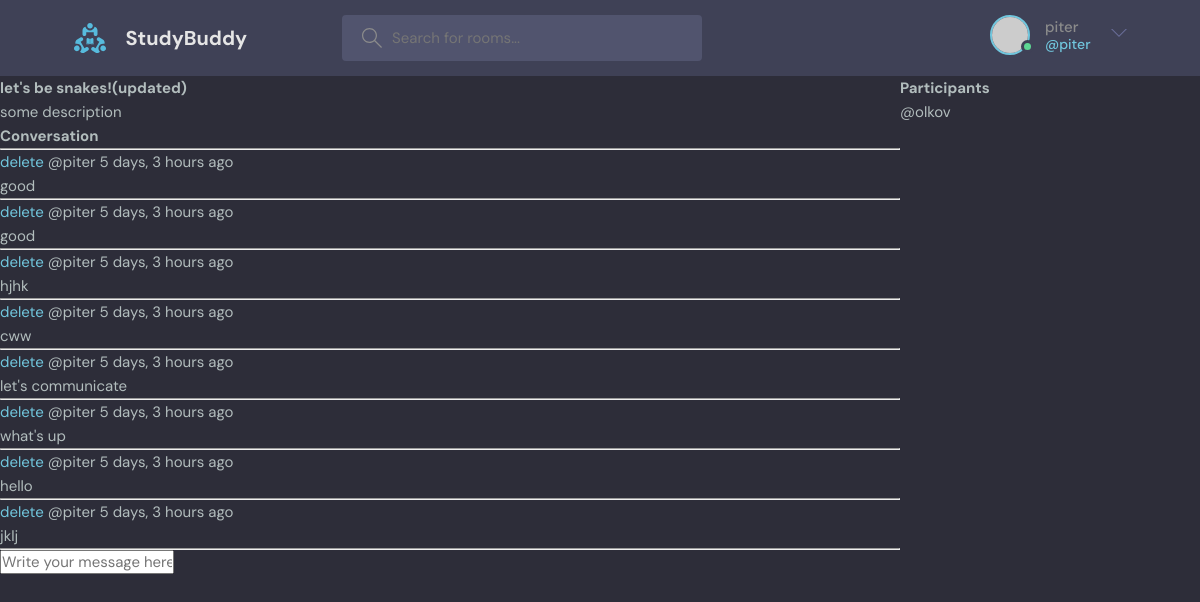
The app's page /room/10/ (signed in) with its own data.
### base/models.py (models this page shows, shortened)
class Room(models.Model):
    host = models.ForeignKey(User, on_delete=models.SET_NULL, null=True)
    topic = models.ForeignKey(Topic, on_delete=models.SET_NULL, null=True)
    name = models.CharField(max_length=200)
    description = models.TextField(null=True, blank=True)
    participants = models.ManyToManyField(User, related_name='participants', blank=True)
    updated = models.DateTimeField(auto_now=True)
    created = models.DateTimeField(auto_now_add=True)
    class Meta:
        ordering = ['-updated', '-created']

class Message(models.Model):
    user = models.ForeignKey(User, on_delete=models.CASCADE)
    room = models.ForeignKey(Room, on_delete=models.CASCADE)
    body = models.TextField()
    updated = models.DateTimeField(auto_now=True)
    created = models.DateTimeField(auto_now_add=True)
    class Meta:
        ordering = ['-updated', '-created']

### base/views.py (the view, shortened to what this page needs)
# urls.py: path('room/<int:pk>/', views.room, name='room'),
def room(request, pk):
    room = get_object_or_404(Room, pk=pk)
    room_messages = room.message_set.all()
    participants = room.participants.all()
    context = {
        "room": room,
        'room_messages': room_messages,
        'participants': participants
    }
    return render(request, 'base/room.html', context)

### base/templates/base/room.html (shortened to what this page needs)
{% extends 'main.html' %}
{% block content %}
    <div class="room-container">
        <div>
            <h1>
                {{ room.name }}
            </h1>
            <p>{{ room.description }}</p>
            <div class="comment-wrapper">
                <h3>Conversation</h3>
                <hr>
                {% for message in room_messages %}
                    <div>
                        {% if request.user == message.user %}
                            <a href="{% url 'delete-message' message.id %}">delete</a>
                        {% endif %}
                        <small>@{{ message.user }} {{ message.created|timesince }} ago</small>
                        <p>{{ message.body }}</p>
                        <hr>
                    </div>
                {% endfor %}
            </div>
            {% if request.user.is_authenticated %}
                <div class="comment-form">
                    <form action="" method="post">
                        <input type="text" name="body" placeholder="Write your message here...">
                    </form>
                </div>
            {% endif %}
        </div>
        <div>
            <h3>Participants</h3>
            {% for participant in participants %}
                <div>
                    <p>@{{ participant.username }}</p>
                </div>
            {% endfor %}
        </div>
    </div>
{% endblock %}

### templates/navbar.html (shortened to what this page needs)
{% load static %}
<header class="header header--loggedIn">
    <div class="container">
        <a href="/" class="header__logo">
            <img src="{% static 'images/logo.svg' %}"/>
            <h1>StudyBuddy</h1>
        </a>
        <form action="{% url 'home' %}" method="GET" class="header__search">
            <label>
                <input type="text" name="q" placeholder="Search for rooms..."/>
            </label>
        </form>
        <nav class="header__menu">
            <div class="header__user">
                {% if request.user.is_authenticated %}
                    <a href="{% url 'user-profile' request.user.id %}">
                        <div class="avatar avatar--medium active">
                            <img src="https://randomuser.me/api/portraits/men/37.jpg"/>
                        </div>
                        <p>{{ user.username }} <span>@{{ user.username }}</span></p>
                    </a>
                    <button class="dropdown-button">
                        <svg version="1.1" xmlns="http://www.w3.org/2000/svg" width="32" height="32"
                             viewBox="0 0 32 32">
                            <title>chevron-down</title>
                            <path d="M16 21l-13-13h-3l16 16 16-16h-3l-13 13z"></path>
                        </svg>
                    </button>
                {% else %}
                    <a href="{% url 'login' %}">
              <img src="{% static 'images/avatar.svg' %}" />
              <p>Login</p>
            </a>
                {% endif %}
            </div>
        </nav>
    </div>
</header>

### static/styles/style.css (style rules this page uses)
:root { --color-main: #71c6dd; --color-main-light: #e1f6fb; --color-dark: #3f4156; --color-dark-medium: #51546e; --color-dark-light: #696d97; --color-light: #e5e5e5; --color-gray: #8b8b8b; --color-light-gray: #b2bdbd; --color-bg: #2d2d39; --color-success: #5dd693; --color-error: #fc4b0b; }
* { font-family: "DM Sans", -apple-system, BlinkMacSystemFont, "Segoe UI", Roboto, Oxygen, Ubuntu, Cantarell, "Open Sans", "Helvetica Neue", sans-serif; margin: 0; padding: 0; box-sizing: border-box; text-rendering: optimizeLegibility; font-size: inherit; }
html { font-size: 56.25%; }
@media only screen and (min-width: 1200px) { html { font-size: 62.5%; } }
body { line-height: 1.6; font-weight: 400; font-size: 1.5rem; color: var(--color-light-gray); background-color: var(--color-bg); min-height: 100vh; }
img { width: 100%; }
a { display: inline-block; color: var(--color-main); text-decoration: none; }
.container { max-width: 120rem; width: 90%; margin: auto; }
.avatar { position: relative; display: inline-block; border-radius: 50%; border: 2px solid var(--color-main); }
.avatar img { display: block; border-radius: 50%; object-fit: cover; object-position: center; }
.avatar::after { content: ""; display: block; position: absolute; background-color: var(--color-gray); z-index: 111; border-radius: 50%; border: 0.3rem solid var(--color-dark); }
.avatar.active::after { background-color: var(--color-success); }
.avatar.avatar--medium img { width: 3.6rem; height: 3.6rem; border-radius: 50%; }
.avatar.avatar--medium:after { width: 0.7rem; height: 0.7rem; bottom: 0px; right: -6px; }
.header { padding: 1.5rem; background-color: var(--color-dark); }
.header > .container { display: flex; gap: 9.5rem; }
.header__logo, .header__user { display: flex; gap: 2rem; align-items: center; }
.header__logo > img { height: 3.2rem; width: 3.2rem; }
.header__logo > h1 { font-weight: 700; font-size: 2rem; color: var(--color-light); }
.header__search > label { background-color: var(--color-dark-medium); padding: 1.3rem 1rem; display: flex; align-items: center; gap: 1rem; border-radius: 4px; }
.header__search svg { fill: var(--color-gray); width: 2rem; height: 2rem; margin-left: 1rem; }
.header__search input { width: 30rem; background: transparent; border: none; outline: none; color: var(--color-light); }
.header__menu { margin-left: auto; position: relative; }
.header__menu a { display: flex; gap: 1.5rem; align-items: center; font-weight: 500; text-decoration: none; color: var(--color-gray); }
.header__menu img { height: 3.6rem; }
.header__menu p { line-height: 1.2; }
.header__menu span { color: var(--color-main); font-weight: 500; font-size: 1.4rem; display: block; }
.header__menu svg { width: 1.6rem; height: 1.6rem; fill: var(--color-dark-light); }
.dropdown-button { background: transparent; border: 0; outline: 0; cursor: pointer; }

### base/templates/base/room.html (style rules this page uses)
.room-container { display: grid; grid-template-columns: 3fr 1fr; }

### records on screen
Room: name "let's be snakes!(updated)", description "some description"
Message: shows "delete", user "piter", created "5 days, 3 hours", body "good"
Message: shows "delete", user "piter", created "5 days, 3 hours", body "good"
Message: shows "delete", user "piter", created "5 days, 3 hours", body "hjhk"
Message: shows "delete", user "piter", created "5 days, 3 hours", body "cww"
Message: shows "delete", user "piter", created "5 days, 3 hours", body "let's communicate"
Message: shows "delete", user "piter", created "5 days, 3 hours", body "what's up"
Message: shows "delete", user "piter", created "5 days, 3 hours", body "hello"
Message: shows "delete", user "piter", created "5 days, 3 hours", body "jklj"

### other values on screen
{{ user.username }} "piter"
{{ participant.username }} "olkov"
